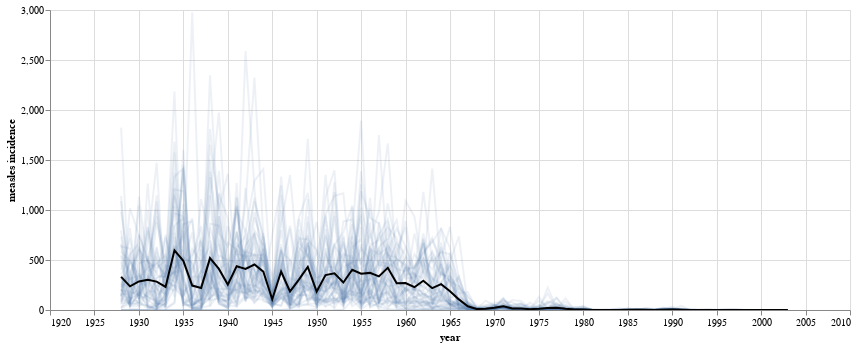

Notebook cell for this chart:
### Markdown cell above
## Layering & Selections

Here is another view of the data, using layering and selections to allow zooming-in

### Code cell
hover = alt.selection_single(on='mouseover', nearest=True, fields=['state'], empty='none')

line = alt.Chart().mark_line().encode(
    alt.X('YEAR:Q',
        scale=alt.Scale(zero=False),
        axis=alt.Axis(format='f', title='year')
    ),
    alt.Y('incidence:Q', axis=alt.Axis(title='measles incidence')),
    detail='state:N',
    opacity=alt.condition(hover, alt.value(1.0), alt.value(0.1))
).properties(
    width=800,
    height=300
)

point = line.mark_point().encode(
    opacity=alt.value(0.0)
).properties(
    selection=hover
)

mean = alt.Chart().mark_line().encode(
    x=alt.X('YEAR:Q', scale=alt.Scale(zero=False)),
    y='mean(incidence):Q',
    color=alt.value('black')
)

text = alt.Chart().mark_text(align='right').encode(
    x='min(YEAR):Q',
    y='mean(incidence):Q',
    text='state:N',
    detail='state:N',
    opacity=alt.condition(hover, alt.value(1.0), alt.value(0.0))
)

alt.layer(point, line, mean, text, data=measles).interactive(bind_y=False)

### Figure 1 — Vega-Lite specification as saved in the notebook (floating-point values rounded to 4 significant figures; data arrays with more than 128 entries replaced by an {"elided": "..."} marker saying what was removed)
{"$schema": "https://vega.github.io/schema/vega-lite/v2.json", "config": {"view": {"height": 300, "width": 400}}, "data": {"values": {"elided": "3876 records"}}, "layer": [{"encoding": {"detail": {"field": "state", "type": "nominal"}, "opacity": {"value": 0}, "x": {"axis": {"format": "f", "title": "year"}, "field": "YEAR", "scale": {"zero": false}, "type": "quantitative"}, "y": {"axis": {"title": "measles incidence"}, "field": "incidence", "type": "quantitative"}}, "height": 300, "mark": "point", "selection": {"selector001": {"empty": "none", "fields": ["state"], "nearest": true, "on": "mouseover", "resolve": "global", "type": "single"}, "selector002": {"bind": "scales", "encodings": ["x"], "mark": {"fill": "#333", "fillOpacity": 0.125, "stroke": "white"}, "on": "[mousedown, window:mouseup] > window:mousemove!", "resolve": "global", "translate": "[mousedown, window:mouseup] > window:mousemove!", "type": "interval", "zoom": "wheel!"}}, "width": 800}, {"encoding": {"detail": {"field": "state", "type": "nominal"}, "opacity": {"condition": {"selection": "selector001", "value": 1}, "value": 0.1}, "x": {"axis": {"format": "f", "title": "year"}, "field": "YEAR", "scale": {"zero": false}, "type": "quantitative"}, "y": {"axis": {"title": "measles incidence"}, "field": "incidence", "type": "quantitative"}}, "height": 300, "mark": "line", "width": 800}, {"encoding": {"color": {"value": "black"}, "x": {"field": "YEAR", "scale": {"zero": false}, "type": "quantitative"}, "y": {"aggregate": "mean", "field": "incidence", "type": "quantitative"}}, "mark": "line"}, {"encoding": {"detail": {"field": "state", "type": "nominal"}, "opacity": {"condition": {"selection": "selector001", "value": 1}, "value": 0}, "text": {"field": "state", "type": "nominal"}, "x": {"aggregate": "min", "field": "YEAR", "type": "quantitative"}, "y": {"aggregate": "mean", "field": "incidence", "type": "quantitative"}}, "mark": {"align": "right", "type": "text"}}]}
